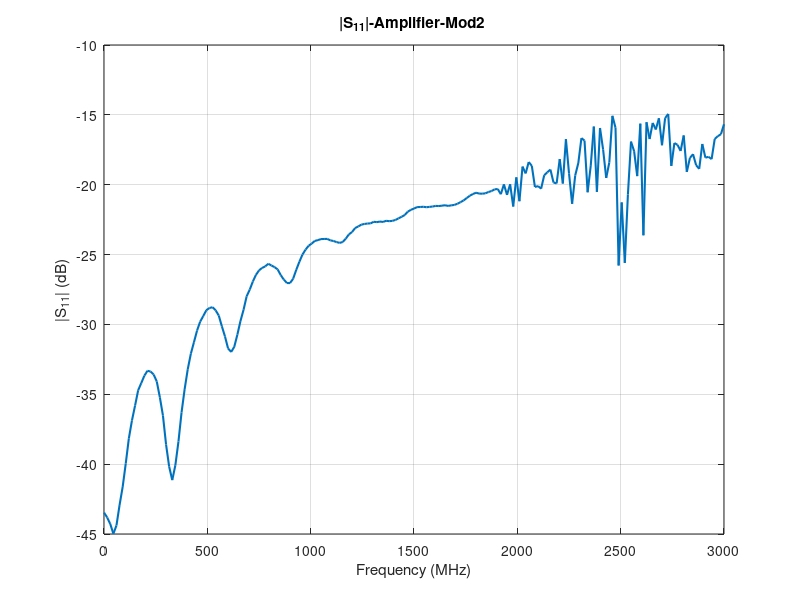
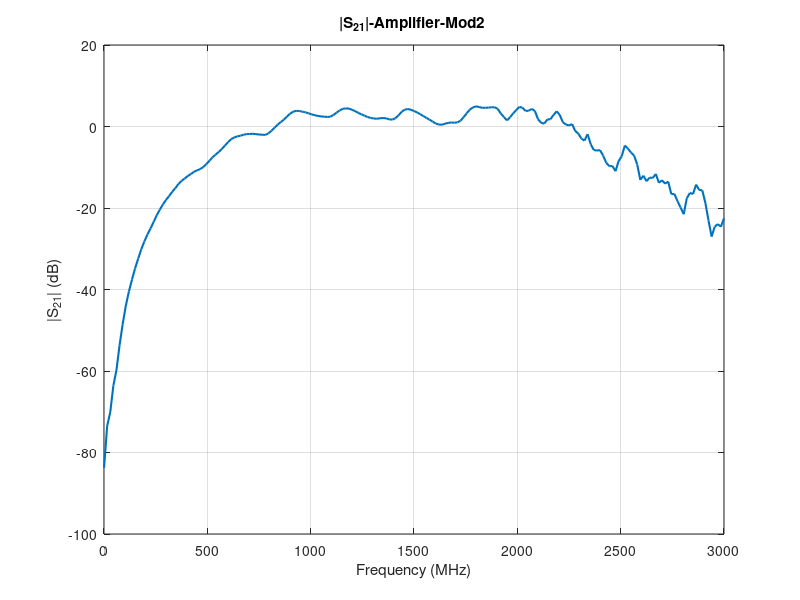
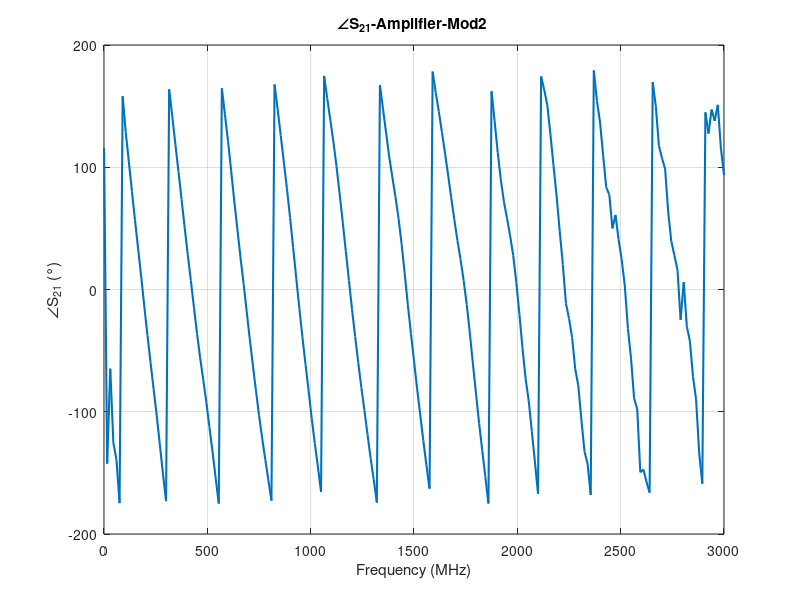

Write MATLAB code to recreate these figures, in order.
clear all;
close all;
clc
data11 = [  0.300,-43.470,
   15.299,-43.818,
   30.297,-44.283,
   45.295,-44.979,
   60.294,-44.388,
   75.293,-42.929,
   90.291,-41.632,
  105.290,-39.948,
  120.288,-38.152,
  135.286,-36.870,
  150.285,-35.811,
  165.284,-34.712,
  180.282,-34.198,
  195.280,-33.671,
  210.279,-33.317,
  225.278,-33.372,
  240.276,-33.587,
  255.274,-34.081,
  270.273,-35.217,
  285.272,-36.529,
  300.270,-38.595,
  315.269,-40.180,
  330.267,-41.143,
  345.265,-40.078,
  360.264,-38.383,
  375.262,-36.294,
  390.261,-34.628,
  405.260,-33.204,
  420.258,-32.094,
  435.257,-31.271,
  450.255,-30.438,
  465.253,-29.803,
  480.252,-29.398,
  495.250,-28.983,
  510.249,-28.824,
  525.247,-28.769,
  540.246,-28.992,
  555.245,-29.361,
  570.243,-30.132,
  585.241,-30.855,
  600.240,-31.715,
  615.239,-31.973,
  630.237,-31.606,
  645.236,-30.737,
  660.234,-29.760,
  675.232,-28.952,
  690.231,-27.986,
  705.230,-27.507,
  720.228,-26.929,
  735.226,-26.450,
  750.225,-26.132,
  765.223,-25.954,
  780.222,-25.847,
  795.221,-25.658,
  810.219,-25.785,
  825.217,-25.896,
  840.216,-26.062,
  855.215,-26.472,
  870.213,-26.794,
  885.212,-27.037,
  900.210,-27.041,
  915.208,-26.725,
  930.207,-26.094,
  945.206,-25.520,
  960.204,-25.005,
  975.202,-24.646,
  990.201,-24.374,
 1005.199,-24.207,
 1020.198,-24.022,
 1035.197,-23.965,
 1050.195,-23.891,
 1065.194,-23.883,
 1080.192,-23.878,
 1095.190,-23.982,
 1110.189,-24.027,
 1125.188,-24.105,
 1140.186,-24.164,
 1155.185,-24.101,
 1170.183,-23.854,
 1185.181,-23.553,
 1200.180,-23.389,
 1215.178,-23.102,
 1230.177,-22.988,
 1245.176,-22.860,
 1260.174,-22.808,
 1275.172,-22.778,
 1290.171,-22.765,
 1305.169,-22.652,
 1320.168,-22.679,
 1335.167,-22.636,
 1350.165,-22.664,
 1365.164,-22.583,
 1380.162,-22.610,
 1395.160,-22.588,
 1410.159,-22.523,
 1425.158,-22.406,
 1440.156,-22.295,
 1455.155,-22.169,
 1470.153,-21.927,
 1485.151,-21.796,
 1500.150,-21.705,
 1515.149,-21.602,
 1530.147,-21.595,
 1545.146,-21.578,
 1560.144,-21.611,
 1575.142,-21.586,
 1590.141,-21.561,
 1605.139,-21.516,
 1620.138,-21.527,
 1635.137,-21.500,
 1650.135,-21.469,
 1665.133,-21.517,
 1680.132,-21.478,
 1695.130,-21.447,
 1710.129,-21.364,
 1725.128,-21.247,
 1740.126,-21.122,
 1755.124,-20.954,
 1770.123,-20.785,
 1785.121,-20.668,
 1800.120,-20.573,
 1815.119,-20.635,
 1830.117,-20.642,
 1845.116,-20.617,
 1860.114,-20.523,
 1875.112,-20.452,
 1890.111,-20.332,
 1905.110,-20.306,
 1920.108,-20.680,
 1935.107,-19.974,
 1950.105,-20.729,
 1965.103,-19.967,
 1980.102,-21.560,
 1995.101,-19.473,
 2010.099,-21.182,
 2025.098,-18.701,
 2040.096,-19.192,
 2055.095,-18.375,
 2070.093,-18.655,
 2085.091,-20.161,
 2100.090,-20.099,
 2115.088,-20.283,
 2130.087,-19.321,
 2145.086,-19.113,
 2160.084,-18.917,
 2175.082,-19.845,
 2190.081,-19.906,
 2205.079,-18.167,
 2220.078,-19.915,
 2235.077,-16.740,
 2250.075,-19.189,
 2265.073,-21.365,
 2280.072,-19.332,
 2295.070,-18.444,
 2310.069,-16.667,
 2325.068,-16.838,
 2340.066,-20.541,
 2355.064,-18.655,
 2370.063,-15.838,
 2385.061,-20.512,
 2400.060,-15.941,
 2415.059,-17.489,
 2430.057,-19.515,
 2445.055,-18.403,
 2460.054,-15.069,
 2475.052,-15.926,
 2490.051,-25.780,
 2505.050,-21.269,
 2520.048,-25.596,
 2535.046,-20.695,
 2550.045,-16.914,
 2565.044,-17.600,
 2580.042,-19.385,
 2595.041,-15.630,
 2610.039,-23.620,
 2625.037,-15.528,
 2640.036,-16.731,
 2655.035,-15.577,
 2670.033,-16.049,
 2685.032,-15.244,
 2700.030,-17.176,
 2715.028,-15.237,
 2730.027,-14.931,
 2745.026,-18.653,
 2760.024,-17.017,
 2775.023,-17.146,
 2790.021,-17.585,
 2805.019,-16.474,
 2820.018,-19.081,
 2835.017,-18.093,
 2850.015,-17.812,
 2865.014,-18.596,
 2880.012,-18.865,
 2895.010,-17.084,
 2910.009,-18.064,
 2925.008,-18.005,
 2940.006,-18.168,
 2955.005,-16.733,
 2970.003,-16.526,
 2985.001,-16.389,
 3000.000,-15.673]
freq = data11(:,1);
S11  = data11(:,2);
figure
plot(freq, S11,'LineWidth', 1.5)
grid on

xlabel('Frequency (MHz)')
ylabel('|S_{11}| (dB)')
title('|S_{11}|-Amplifier-Mod2 ')

data21= [
    0.300,-83.745,
   15.299,-73.517,
   30.297,-70.091,
   45.295,-63.596,
   60.294,-59.764,
   75.293,-53.673,
   90.291,-48.511,
  105.290,-44.054,
  120.288,-40.536,
  135.286,-37.601,
  150.285,-34.825,
  165.284,-32.439,
  180.282,-30.135,
  195.280,-28.210,
  210.279,-26.494,
  225.278,-25.018,
  240.276,-23.402,
  255.274,-21.772,
  270.273,-20.379,
  285.272,-19.108,
  300.270,-17.989,
  315.269,-17.042,
  330.267,-16.012,
  345.265,-15.117,
  360.264,-14.102,
  375.262,-13.358,
  390.261,-12.757,
  405.260,-12.151,
  420.258,-11.658,
  435.257,-11.119,
  450.255,-10.762,
  465.253,-10.459,
  480.252, -9.945,
  495.250, -9.226,
  510.249, -8.386,
  525.247, -7.562,
  540.246, -6.868,
  555.245, -6.255,
  570.243, -5.534,
  585.241, -4.682,
  600.240, -3.808,
  615.239, -3.112,
  630.237, -2.689,
  645.236, -2.417,
  660.234, -2.264,
  675.232, -2.018,
  690.231, -1.860,
  705.230, -1.834,
  720.228, -1.785,
  735.226, -1.876,
  750.225, -1.965,
  765.223, -2.014,
  780.222, -2.064,
  795.221, -1.709,
  810.219, -1.034,
  825.217, -0.282,
  840.216,  0.462,
  855.215,  1.072,
  870.213,  1.707,
  885.212,  2.420,
  900.210,  3.135,
  915.208,  3.629,
  930.207,  3.840,
  945.206,  3.811,
  960.204,  3.635,
  975.202,  3.475,
  990.201,  3.233,
 1005.199,  2.964,
 1020.198,  2.764,
 1035.197,  2.588,
 1050.195,  2.475,
 1065.194,  2.409,
 1080.192,  2.345,
 1095.190,  2.408,
 1110.189,  2.828,
 1125.188,  3.397,
 1140.186,  3.933,
 1155.185,  4.350,
 1170.183,  4.435,
 1185.181,  4.402,
 1200.180,  4.099,
 1215.178,  3.784,
 1230.177,  3.356,
 1245.176,  2.998,
 1260.174,  2.676,
 1275.172,  2.326,
 1290.171,  2.107,
 1305.169,  1.970,
 1320.168,  1.902,
 1335.167,  2.021,
 1350.165,  2.072,
 1365.164,  2.013,
 1380.162,  1.753,
 1395.160,  1.693,
 1410.159,  2.020,
 1425.158,  2.730,
 1440.156,  3.595,
 1455.155,  4.154,
 1470.153,  4.278,
 1485.151,  4.120,
 1500.150,  3.797,
 1515.149,  3.452,
 1530.147,  3.022,
 1545.146,  2.570,
 1560.144,  2.102,
 1575.142,  1.670,
 1590.141,  1.209,
 1605.139,  0.721,
 1620.138,  0.483,
 1635.137,  0.436,
 1650.135,  0.691,
 1665.133,  0.868,
 1680.132,  0.995,
 1695.130,  0.927,
 1710.129,  1.003,
 1725.128,  1.417,
 1740.126,  2.287,
 1755.124,  3.263,
 1770.123,  4.140,
 1785.121,  4.691,
 1800.120,  4.948,
 1815.119,  4.781,
 1830.117,  4.590,
 1845.116,  4.590,
 1860.114,  4.637,
 1875.112,  4.725,
 1890.111,  4.716,
 1905.110,  4.338,
 1920.108,  3.172,
 1935.107,  2.326,
 1950.105,  1.500,
 1965.103,  2.301,
 1980.102,  3.215,
 1995.101,  4.081,
 2010.099,  4.827,
 2025.098,  4.593,
 2040.096,  3.821,
 2055.095,  3.875,
 2070.093,  4.320,
 2085.091,  3.803,
 2100.090,  1.793,
 2115.088,  0.927,
 2130.087,  0.703,
 2145.086,  1.722,
 2160.084,  1.796,
 2175.082,  2.830,
 2190.081,  3.730,
 2205.079,  2.859,
 2220.078,  1.054,
 2235.077,  0.486,
 2250.075,  0.263,
 2265.073,  0.590,
 2280.072, -1.109,
 2295.070, -1.724,
 2310.069, -2.983,
 2325.068, -3.450,
 2340.066, -1.866,
 2355.064, -4.364,
 2370.063, -5.773,
 2385.061, -5.900,
 2400.060, -5.804,
 2415.059, -7.131,
 2430.057, -8.888,
 2445.055, -9.744,
 2460.054, -9.697,
 2475.052,-10.957,
 2490.051, -8.484,
 2505.050, -7.310,
 2520.048, -4.676,
 2535.046, -5.418,
 2550.045, -6.385,
 2565.044, -7.132,
 2580.042, -9.312,
 2595.041,-13.091,
 2610.039,-12.069,
 2625.037,-13.423,
 2640.036,-12.535,
 2655.035,-12.623,
 2670.033,-11.646,
 2685.032,-13.821,
 2700.030,-13.192,
 2715.028,-14.024,
 2730.027,-13.521,
 2745.026,-16.593,
 2760.024,-16.558,
 2775.023,-18.326,
 2790.021,-19.877,
 2805.019,-21.523,
 2820.018,-17.613,
 2835.017,-16.301,
 2850.015,-16.554,
 2865.014,-14.264,
 2880.012,-15.570,
 2895.010,-15.660,
 2910.009,-18.799,
 2925.008,-23.068,
 2940.006,-27.007,
 2955.005,-24.605,
 2970.003,-23.952,
 2985.001,-24.589,
 3000.000,-22.544]
freq = data11(:,1);
S21  = data21(:,2);
figure
plot(freq, S21,'LineWidth', 1.5)
grid on

xlabel('Frequency (MHz)')
ylabel('|S_{21}| (dB)')
title('|S_{21}|-Amplifier-Mod2 ')


dataAngl21 = [
    0.300,  115.69,
   15.299, -142.44,
   30.297, -64.767,
   45.295, -125.44,
   60.294, -139.18,
   75.293, -174.73,
   90.291,  158.05,
  105.290,  128.49,
  120.288,  104.41,
  135.286,  80.029,
  150.285,  56.291,
  165.284,  33.125,
  180.282,  10.162,
  195.280, -14.344,
  210.279, -37.520,
  225.278, -59.654,
  240.276, -81.910,
  255.274, -103.36,
  270.273, -127.05,
  285.272, -150.81,
  300.270, -173.09,
  315.269,  163.71,
  330.267,  141.85,
  345.265,  118.90,
  360.264,  96.586,
  375.262,  73.710,
  390.261,  50.802,
  405.260,  28.622,
  420.258,   7.230,
  435.257, -14.711,
  450.255, -36.109,
  465.253, -55.947,
  480.252, -73.858,
  495.250, -92.354,
  510.249, -112.87,
  525.247, -132.82,
  540.246, -154.20,
  555.245, -175.09,
  570.243,  164.57,
  585.241,  143.03,
  600.240,  121.09,
  615.239,  97.119,
  630.237,  72.427,
  645.236,  49.514,
  660.234,  26.572,
  675.232,   5.034,
  690.231, -17.687,
  705.230, -40.354,
  720.228, -61.827,
  735.226, -82.772,
  750.225, -102.98,
  765.223, -121.47,
  780.222, -138.90,
  795.221, -155.79,
  810.219, -172.69,
  825.217,  167.71,
  840.216,  147.49,
  855.215,  125.91,
  870.213,  104.19,
  885.212,  82.444,
  900.210,  58.929,
  915.208,  34.173,
  930.207,   9.321,
  945.206, -15.373,
  960.204, -39.018,
  975.202, -61.411,
  990.201, -83.096,
 1005.199, -105.57,
 1020.198, -126.04,
 1035.197, -145.13,
 1050.195, -165.52,
 1065.194,  174.72,
 1080.192,  156.28,
 1095.190,  138.62,
 1110.189,  120.63,
 1125.188,  100.61,
 1140.186,  78.116,
 1155.185,  55.131,
 1170.183,  31.186,
 1185.181,   7.388,
 1200.180, -16.407,
 1215.178, -38.445,
 1230.177, -59.735,
 1245.176, -80.096,
 1260.174, -99.046,
 1275.172, -118.66,
 1290.171, -138.21,
 1305.169, -155.57,
 1320.168, -174.26,
 1335.167,  167.23,
 1350.165,  147.46,
 1365.164,  127.95,
 1380.162,  108.46,
 1395.160,  92.038,
 1410.159,  75.906,
 1425.158,  58.288,
 1440.156,  36.966,
 1455.155,  12.901,
 1470.153, -12.518,
 1485.151, -36.008,
 1500.150, -58.594,
 1515.149, -81.288,
 1530.147, -102.58,
 1545.146, -123.67,
 1560.144, -143.85,
 1575.142, -162.88,
 1590.141,  178.27,
 1605.139,  161.04,
 1620.138,  145.57,
 1635.137,  128.58,
 1650.135,  111.53,
 1665.133,  93.587,
 1680.132,  75.042,
 1695.130,  57.224,
 1710.129,  40.134,
 1725.128,  24.671,
 1740.126,   7.417,
 1755.124, -12.181,
 1770.123, -35.604,
 1785.121, -60.874,
 1800.120, -85.449,
 1815.119, -109.50,
 1830.117, -131.59,
 1845.116, -153.01,
 1860.114, -175.06,
 1875.112,  162.08,
 1890.111,  137.58,
 1905.110,  112.11,
 1920.108,  89.754,
 1935.107,  71.835,
 1950.105,  58.203,
 1965.103,  43.965,
 1980.102,  27.747,
 1995.101,   5.908,
 2010.099, -20.321,
 2025.098, -48.135,
 2040.096, -73.084,
 2055.095, -91.034,
 2070.093, -116.01,
 2085.091, -141.06,
 2100.090, -166.96,
 2115.088,  174.32,
 2130.087,  163.30,
 2145.086,  150.77,
 2160.084,  127.01,
 2175.082,  101.22,
 2190.081,  76.422,
 2205.079,  47.689,
 2220.078,  20.518,
 2235.077, -11.343,
 2250.075, -23.656,
 2265.073, -39.310,
 2280.072, -64.935,
 2295.070, -78.746,
 2310.069, -106.82,
 2325.068, -132.45,
 2340.066, -142.87,
 2355.064, -168.04,
 2370.063,  179.20,
 2385.061,  154.57,
 2400.060,  137.07,
 2415.059,  109.89,
 2430.057,  83.664,
 2445.055,  77.510,
 2460.054,  49.984,
 2475.052,  61.024,
 2490.051,  40.772,
 2505.050,  24.342,
 2520.048,   2.872,
 2535.046, -31.959,
 2550.045, -56.168,
 2565.044, -89.022,
 2580.042, -97.708,
 2595.041, -149.53,
 2610.039, -147.22,
 2625.037, -157.32,
 2640.036, -166.18,
 2655.035,  169.62,
 2670.033,  149.89,
 2685.032,  117.68,
 2700.030,  107.34,
 2715.028,  98.650,
 2730.027,  63.383,
 2745.026,  39.312,
 2760.024,  27.957,
 2775.023,  15.763,
 2790.021, -24.762,
 2805.019,   6.003,
 2820.018, -30.097,
 2835.017, -42.273,
 2850.015, -71.419,
 2865.014, -90.246,
 2880.012, -133.71,
 2895.010, -158.83,
 2910.009,  144.88,
 2925.008,  127.50,
 2940.006,  147.30,
 2955.005,  137.94,
 2970.003,  151.08,
 2985.001,  115.64,
 3000.000,  93.653]

freq = dataAngl21(:,1);
S21An  = dataAngl21(:,2);
figure
plot(freq, S21An,'LineWidth', 1.5)
grid on

xlabel('Frequency (MHz)')
ylabel('\angleS_{21} (°)')
title('∠S_{21}-Amplifier-Mod2 ')
